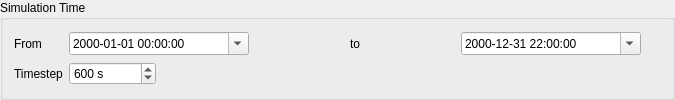
    <widget class="QGroupBox" name="groupBox">
     <property name="title">
      <string>Simulation Time</string>
     </property>
     <layout class="QGridLayout" name="gridLayout">
      <item row="1" column="1">
       <widget class="QSpinBox" name="sb_timestep">
        <property name="sizePolicy">
         <sizepolicy hsizetype="Preferred" vsizetype="Fixed">
          <horstretch>0</horstretch>
          <verstretch>0</verstretch>
         </sizepolicy>
        </property>
        <property name="toolTip">
         <string>&lt;html&gt;&lt;head/&gt;&lt;body&gt;&lt;p&gt;Duration of the timestep for the simulation [seconds]&lt;/p&gt;&lt;/body&gt;&lt;/html&gt;</string>
        </property>
        <property name="suffix">
         <string> s</string>
        </property>
        <property name="minimum">
         <number>60</number>
        </property>
        <property name="maximum">
         <number>600000</number>
        </property>
        <property name="singleStep">
         <number>60</number>
        </property>
        <property name="value">
         <number>600</number>
        </property>
       </widget>
      </item>
      <item row="0" column="4" colspan="2">
       <widget class="QDateTimeEdit" name="dt_end">
        <property name="sizePolicy">
         <sizepolicy hsizetype="Preferred" vsizetype="Fixed">
          <horstretch>0</horstretch>
          <verstretch>0</verstretch>
         </sizepolicy>
        </property>
        <property name="minimumSize">
         <size>
          <width>180</width>
          <height>0</height>
         </size>
        </property>
        <property name="maximumSize">
         <size>
          <width>180</width>
          <height>16777215</height>
         </size>
        </property>
        <property name="toolTip">
         <string>&lt;html&gt;&lt;head/&gt;&lt;body&gt;&lt;p&gt;Select a single timestep in the timeseries. The datetime given here have to exist in DataFrame in terminal&lt;span style=&quot; font-weight:600;&quot;&gt; `data`&lt;/span&gt; in the column specified with ComboBox &lt;span style=&quot; font-weight:600;&quot;&gt;`Datetime`&lt;/span&gt;&lt;/p&gt;&lt;/body&gt;&lt;/html&gt;</string>
        </property>
        <property name="wrapping">
         <bool>false</bool>
        </property>
        <property name="frame">
         <bool>true</bool>
        </property>
        <property name="buttonSymbols">
         <enum>QAbstractSpinBox::UpDownArrows</enum>
        </property>
        <property name="correctionMode">
         <enum>QAbstractSpinBox::CorrectToNearestValue</enum>
        </property>
        <property name="showGroupSeparator" stdset="0">
         <bool>false</bool>
        </property>
        <property name="dateTime">
         <datetime>
          <hour>22</hour>
          <minute>0</minute>
          <second>0</second>
          <year>2000</year>
          <month>12</month>
          <day>31</day>
         </datetime>
        </property>
        <property name="currentSection">
         <enum>QDateTimeEdit::YearSection</enum>
        </property>
        <property name="displayFormat">
         <string>yyyy-MM-dd HH:mm:ss</string>
        </property>
        <property name="calendarPopup">
         <bool>true</bool>
        </property>
        <property name="timeSpec">
         <enum>Qt::UTC</enum>
        </property>
       </widget>
      </item>
      <item row="0" column="3">
       <widget class="QLabel" name="label_7">
        <property name="sizePolicy">
         <sizepolicy hsizetype="Expanding" vsizetype="Preferred">
          <horstretch>0</horstretch>
          <verstretch>0</verstretch>
         </sizepolicy>
        </property>
        <property name="minimumSize">
         <size>
          <width>20</width>
          <height>0</height>
         </size>
        </property>
        <property name="maximumSize">
         <size>
          <width>200</width>
          <height>16777215</height>
         </size>
        </property>
        <property name="text">
         <string>to</string>
        </property>
        <property name="alignment">
         <set>Qt::AlignCenter</set>
        </property>
        <property name="buddy">
         <cstring>dt_end</cstring>
        </property>
       </widget>
      </item>
      <item row="1" column="5">
       <spacer name="horizontalSpacer_2">
        <property name="orientation">
         <enum>Qt::Horizontal</enum>
        </property>
        <property name="sizeHint" stdset="0">
         <size>
          <width>171</width>
          <height>20</height>
         </size>
        </property>
       </spacer>
      </item>
      <item row="1" column="0">
       <widget class="QLabel" name="label_12">
        <property name="sizePolicy">
         <sizepolicy hsizetype="Minimum" vsizetype="Preferred">
          <horstretch>0</horstretch>
          <verstretch>0</verstretch>
         </sizepolicy>
        </property>
        <property name="maximumSize">
         <size>
          <width>80</width>
          <height>16777215</height>
         </size>
        </property>
        <property name="text">
         <string>Timestep</string>
        </property>
        <property name="buddy">
         <cstring>sb_timestep</cstring>
        </property>
       </widget>
      </item>
      <item row="1" column="2" colspan="3">
       <spacer name="horizontalSpacer">
        <property name="orientation">
         <enum>Qt::Horizontal</enum>
        </property>
        <property name="sizeHint" stdset="0">
         <size>
          <width>253</width>
          <height>20</height>
         </size>
        </property>
       </spacer>
      </item>
      <item row="0" column="0">
       <widget class="QLabel" name="label_6">
        <property name="sizePolicy">
         <sizepolicy hsizetype="Minimum" vsizetype="Preferred">
          <horstretch>0</horstretch>
          <verstretch>0</verstretch>
         </sizepolicy>
        </property>
        <property name="maximumSize">
         <size>
          <width>80</width>
          <height>16777215</height>
         </size>
        </property>
        <property name="text">
         <string>From</string>
        </property>
        <property name="buddy">
         <cstring>dt_start</cstring>
        </property>
       </widget>
      </item>
      <item row="0" column="1" colspan="2">
       <widget class="QDateTimeEdit" name="dt_start">
        <property name="sizePolicy">
         <sizepolicy hsizetype="Preferred" vsizetype="Fixed">
          <horstretch>0</horstretch>
          <verstretch>0</verstretch>
         </sizepolicy>
        </property>
        <property name="minimumSize">
         <size>
          <width>180</width>
          <height>0</height>
         </size>
        </property>
        <property name="maximumSize">
         <size>
          <width>180</width>
          <height>16777215</height>
         </size>
        </property>
        <property name="toolTip">
         <string>&lt;html&gt;&lt;head/&gt;&lt;body&gt;&lt;p&gt;Select a single timestep in the timeseries. The datetime given here have to exist in DataFrame in terminal&lt;span style=&quot; font-weight:600;&quot;&gt; `data`&lt;/span&gt; in the column specified with ComboBox &lt;span style=&quot; font-weight:600;&quot;&gt;`Datetime`&lt;/span&gt;&lt;/p&gt;&lt;/body&gt;&lt;/html&gt;</string>
        </property>
        <property name="wrapping">
         <bool>false</bool>
        </property>
        <property name="frame">
         <bool>true</bool>
        </property>
        <property name="buttonSymbols">
         <enum>QAbstractSpinBox::UpDownArrows</enum>
        </property>
        <property name="correctionMode">
         <enum>QAbstractSpinBox::CorrectToNearestValue</enum>
        </property>
        <property name="showGroupSeparator" stdset="0">
         <bool>false</bool>
        </property>
        <property name="currentSection">
         <enum>QDateTimeEdit::YearSection</enum>
        </property>
        <property name="displayFormat">
         <string>yyyy-MM-dd HH:mm:ss</string>
        </property>
        <property name="calendarPopup">
         <bool>true</bool>
        </property>
        <property name="timeSpec">
         <enum>Qt::UTC</enum>
        </property>
       </widget>
      </item>
     </layout>
    </widget>
